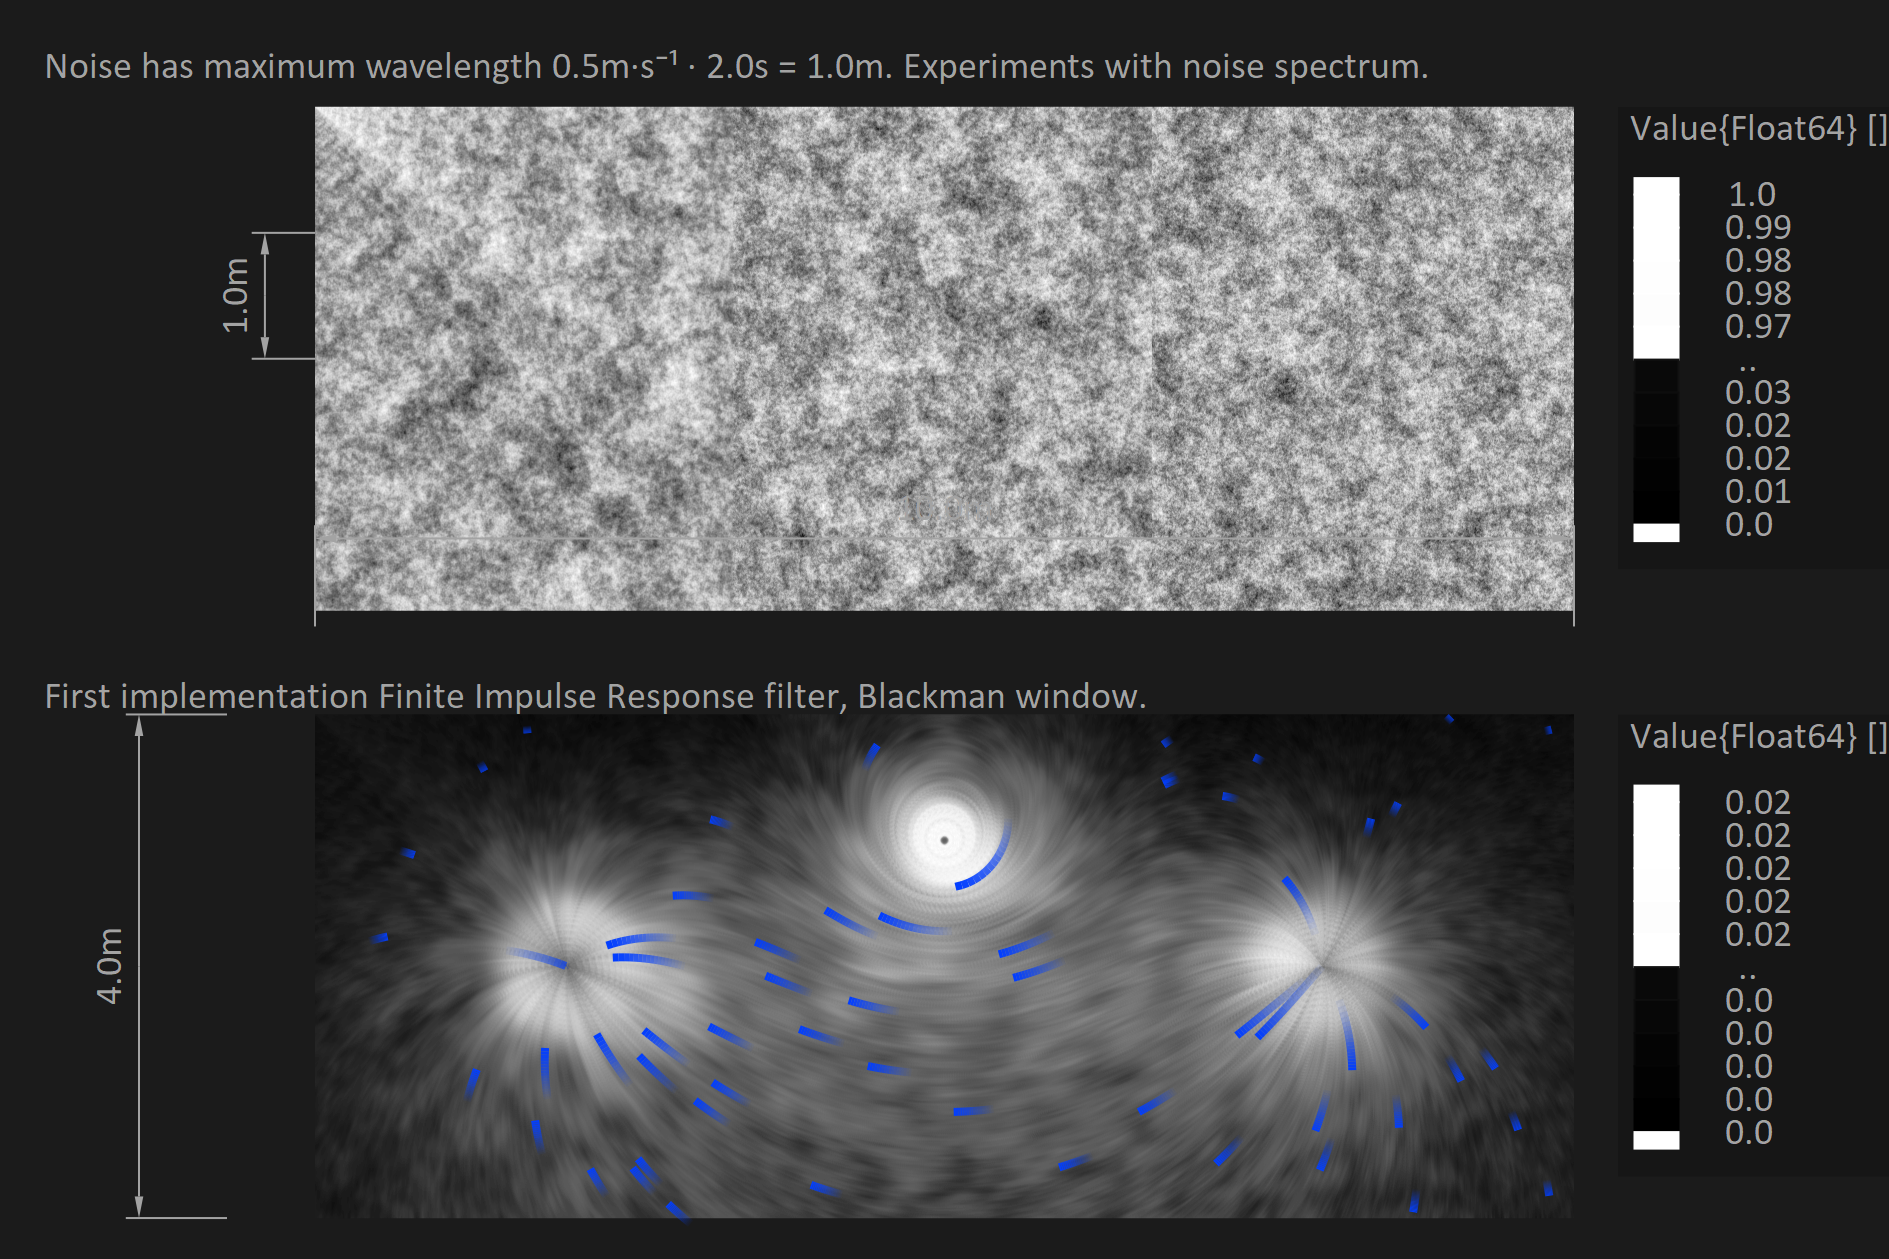

The Julia source for this figure:
import MechanicalSketch
import MechanicalSketch: empty_figure, background, sethue, O, WI, HE, EM, FS, finish
import MechanicalSketch: PALETTE, settext, setline
import MechanicalSketch: dimension_aligned, move, do_action, noise, rk4_steps!
import MechanicalSketch: generate_complex_potential_source, generate_complex_potential_vortex
import MechanicalSketch: @import_expand, Quantity, @layer, x_y_iterators_at_pixels
import MechanicalSketch: place_image, draw_legend, set_scale_sketch
import MechanicalSketch: ∙, ∇_rectangle, SVector, normalize_datarange, draw_streamlines
import Interpolations: interpolate, Gridded, Linear, Flat, extrapolate
import MechanicalSketch: Greys_9, BinLegend, circle

let
empty_figure(filename = joinpath(@__DIR__, "test_27.png"));

if !@isdefined m²
    @import_expand(m, s)
end

include("test_functions_24.jl")
# Reuse the flow field from test_23.jl, a matrix of complex velocities with an element per pixel.
A = flowfield_23();


# Duration to trace the streamlines forward and back
global const DU_2 = 2.0s
include("test_functions_27.jl")
# Make a matrix containing one complex quantity per pixel.
# In test_23 we displayed this using colour for direction
# and luminosity for magnitude.
physwidth = 10.0m
height_relative_width = 0.4
physheight = physwidth * height_relative_width
screen_width_frac = 2 / 3
set_scale_sketch(physwidth, round(Int, screen_width_frac * WI))

str = "Noise has maximum wavelength $CUTOFF_23 · $DU_2 = $(CUTOFF_23 * DU_2). Experiments with noise spectrum."
settext(str, O + (-WI/2 + EM, -0.5HE + 2EM), markup = true)

# We are going to use the velocity vector field in a lot of calculations,
# and interpolate between the calculated pixel values
xs, ys = x_y_iterators_at_pixels(;physwidth, physheight)
fxy_inter = interpolate((xs, reverse(ys)), map( cmplx -> (real(cmplx), imag(cmplx)), transpose(A)[ : , end:-1:1]), Gridded(Linear()));
fxy = extrapolate(fxy_inter, Flat());

global const OU_27 = O + (0.0, -0.25HE + EM)
global const NO_3 = noisepic_3(A, physheight, physwidth)
legend = BinLegend(;maxlegend = 1.0, noofbins = 128,
                       colorscheme = reverse(Greys_9), name = Symbol("Value{Float64}"))
upleftpoint, lowrightpoint = place_image(OU_27, legend.(NO_3))
draw_legend(lowrightpoint + (EM, 0) + (0.0m, PHYSHEIGHT_23), legend)

# And make a function that interpolates between pixels:
nxy_inter = interpolate((xs, reverse(ys)), transpose(NO_3)[ : , end:-1:1], Gridded(Linear()));
nxy = extrapolate(nxy_inter, Flat());
nxy(0.1m, 0.02m)


# Centre of the bottom figure
OB = O + (0.0, + 0.25HE + 0.5EM )

# Number of sampling points along our streamline in each direction (effectively one less than this)
global const NS_3 = 20

# Step length (duration)
h = DU_2 / (NS_3 -1 )

@time M = convolute_image_3(xs, reverse(ys), fxy, nxy, h, CUTOFF_23) # 36.019 s (10 allocations: 4.85 MiB)
                                                  # 58.803552 seconds (62.34 M allocations: 2.247 GiB, 0.56% gc time)
                                                  # 57.021068 seconds (62.33 M allocations: 2.247 GiB, 0.59% gc time)
                                                  # 59.596110 seconds (59.04 M allocations: 2.002 GiB, 0.58% gc time)

botlegend = BinLegend(;maxlegend = maximum(M), noofbins = 128,
                       colorscheme = reverse(Greys_9), name = Symbol("Value{Float64}"))
upleftpoint, lowrightpoint = place_image(OB, botlegend.(M) )
draw_legend(lowrightpoint + (EM, 0) + (0.0m, PHYSHEIGHT_23), botlegend)


@layer begin
    sethue(PALETTE[1])
    setline(8)
    draw_streamlines(OB, fxy)
    setline(1)
end

dimension_aligned(OB + (-physwidth / 2, physheight / 2), OB + (physwidth / 2, physheight / 2))
dimension_aligned(OB + (-physwidth / 2, - physheight / 2 ),  OB +  (-physwidth / 2, physheight / 2 ))


str = " "
settext(str, O + (-WI/2 + EM, EM) , markup = true)
str = "First implementation Finite Impulse Response filter, Blackman window."
settext(str, O + (-WI/2 + EM, 2 * EM) , markup = true)

finish()
set_scale_sketch()
nothing
end
